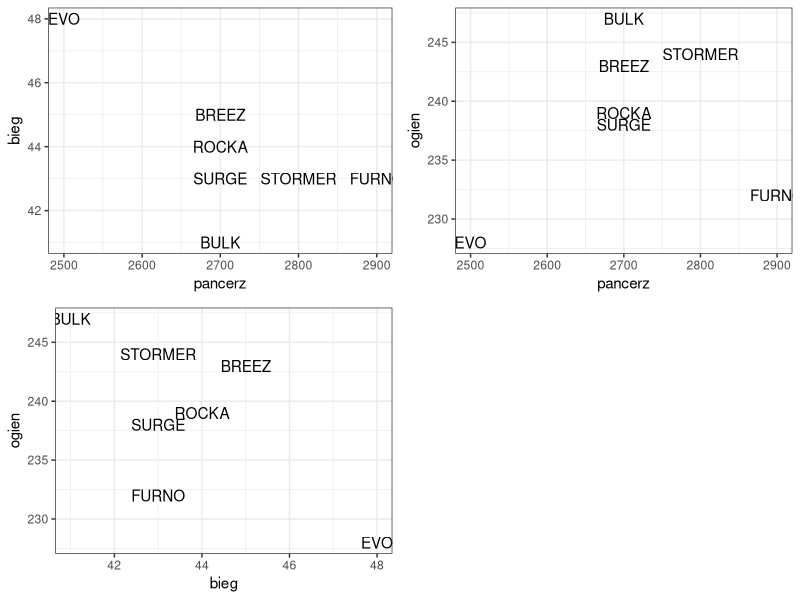
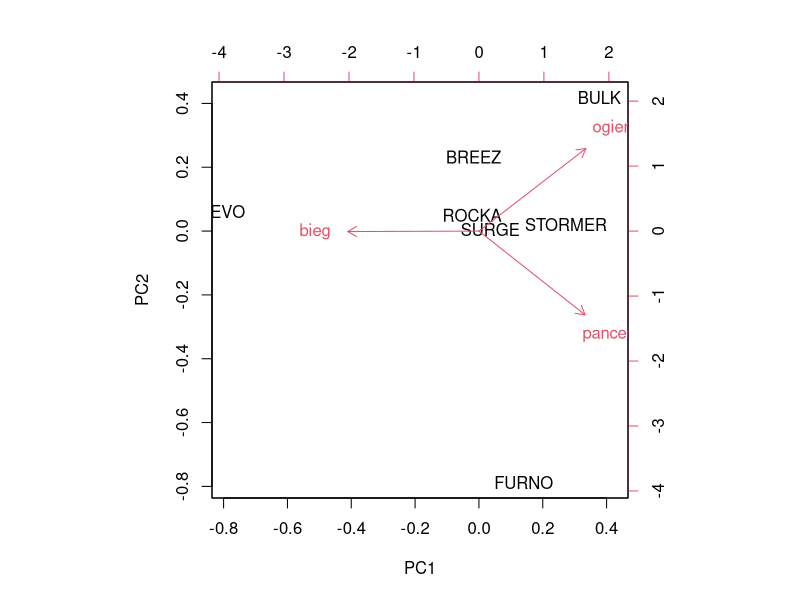

Source code (R) for these figures, in order:
# dane HF
nazwy <- c("SURGE", "STORMER", "EVO", "ROCKA", "BULK", "BREEZ", "FURNO")
pancerz <- c(2700, 2800, 2500, 2700, 2700, 2700, 2900)
ogien <- c(238, 244, 228, 239, 247, 243, 232)
bieg <- c(43, 43, 48, 44, 41, 45, 43)

hero.factory <- data.frame(nazwy, pancerz, ogien, bieg)
rownames(hero.factory) <- nazwy

library(ggplot2)
library(gridExtra)

p1 <- ggplot(hero.factory, aes(x=pancerz, y=bieg, label=nazwy)) + geom_text() + theme_bw()
p2 <- ggplot(hero.factory, aes(x=pancerz, y=ogien, label=nazwy)) + geom_text() + theme_bw()
p3 <- ggplot(hero.factory, aes(x=bieg, y=ogien, label=nazwy)) + geom_text() + theme_bw()

pdf("heroF.pdf",12,10)
grid.arrange(p1, p2, p3, nrow=2)
dev.off()

pdf("heroF2.pdf",12,10)
biplot(prcomp(hero.factory[,2:4], scale.=T))
dev.off()
